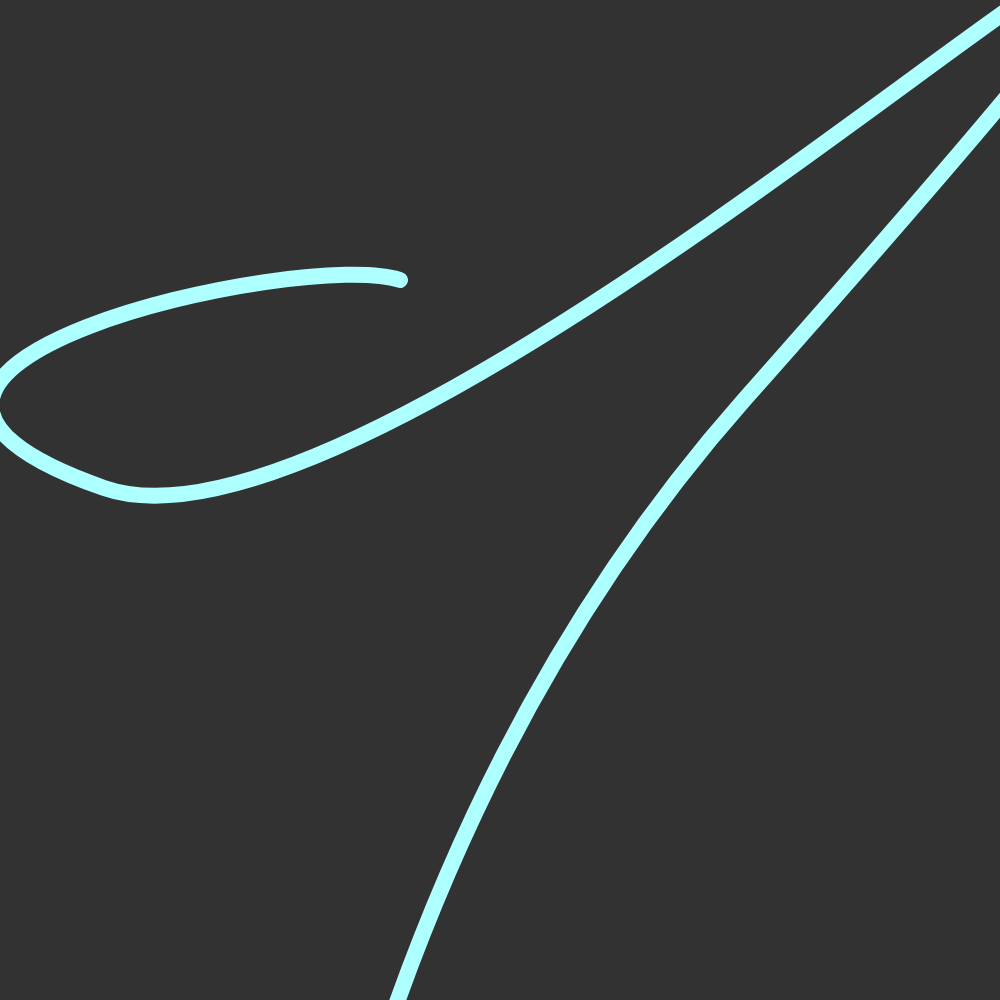
Frame 1 (no input)
Frame 60 (no input): identical to frame 1, image omitted
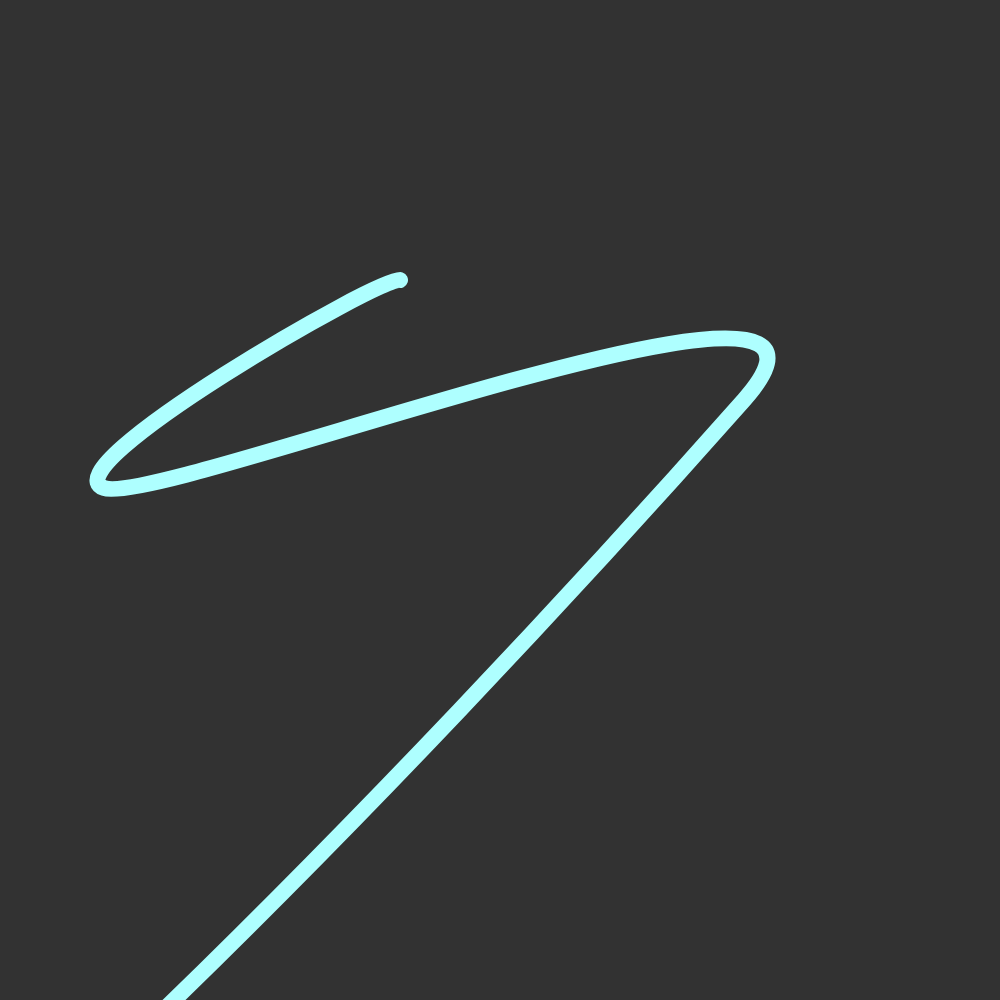
Frame 120 (the mouse pressed at the canvas centre since frame 60)

The p5.js sketch that drew these frames (run headless with seeded random() and noise() and a simulated clock; from frame 60 on, the mouse is pressed at the canvas centre):

// p5.js sketch
// ── sketch.js
function setup() {
  createCanvas(1000, 1000);
  noFill();
  strokeWeight(2)
}

function draw() {
  background(50);
  stroke(174,363,262)
  let t = map(mouseX, 0, width, -5, 5);
  curveTightness(t);
  beginShape();
  scale(8)
  curveVertex(-110, -190);
  curveVertex(-110, 200);
  curveVertex(93, 50);
  curveVertex(13, 61);
  curveVertex(50, 35);
  curveVertex(25, 65);
  endShape();
  
}
